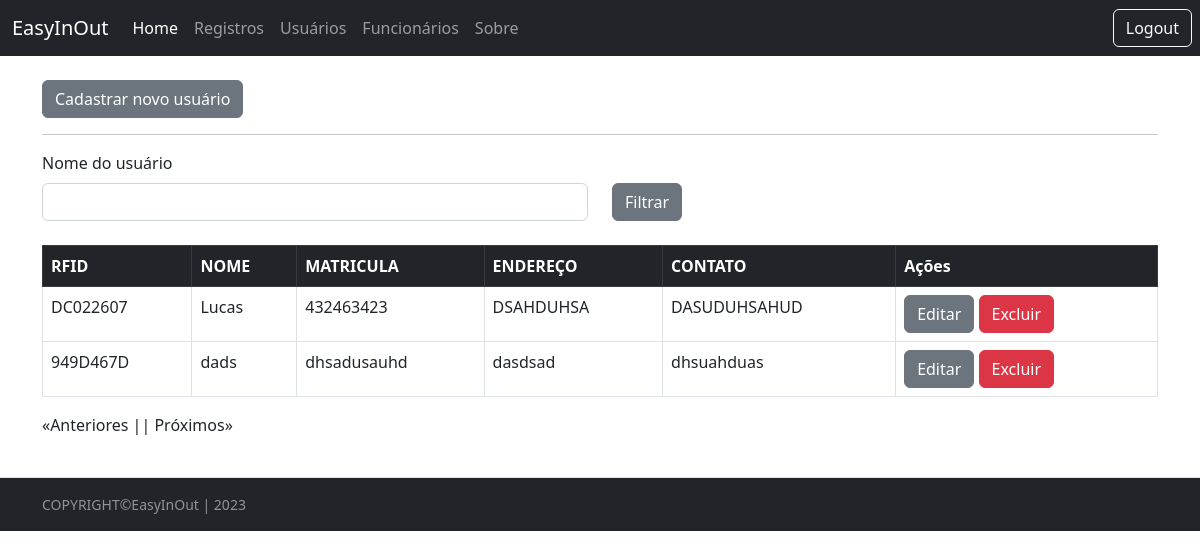
/user/list, run on an earlier commit of the app's database.
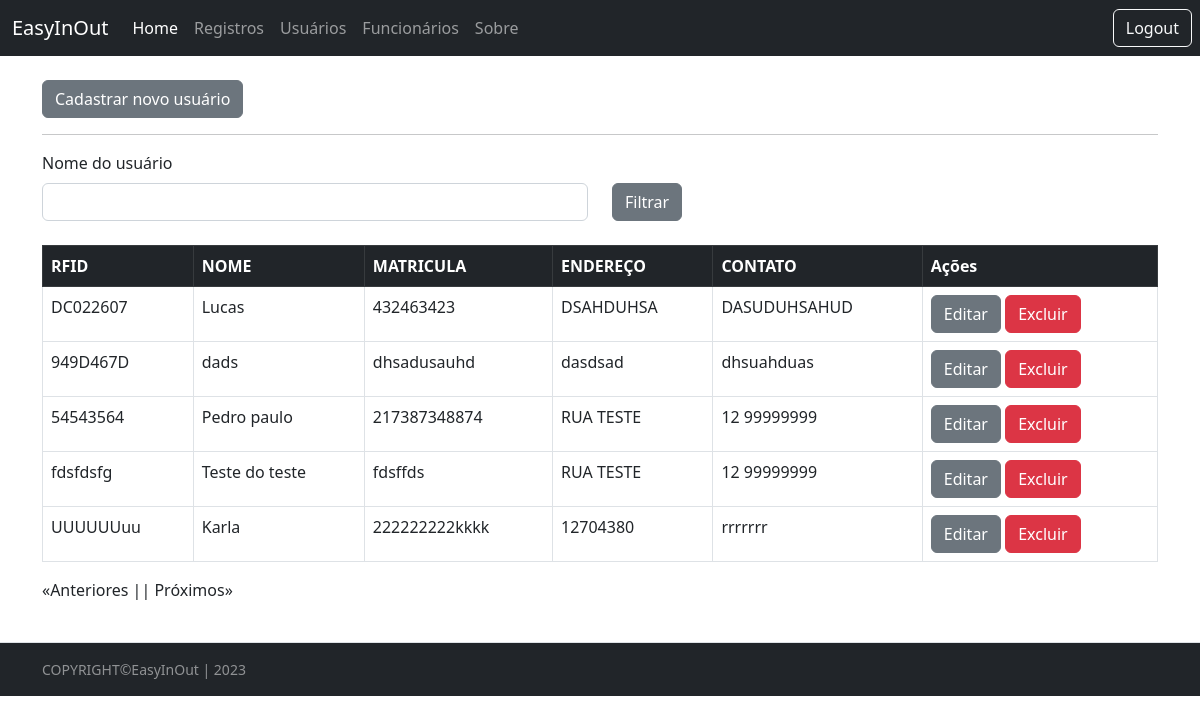
And on a later commit of the database.
### Src/Model/BancoDados.py (models this page shows, shortened)
class UserBd(db.Model):
  id = db.Column(db.Integer, primary_key=True, autoincrement=True)
  mat = db.Column(db.Integer, unique=True)
  rfid = db.Column(db.String(8), unique=True)
  nome = db.Column(db.String(150))
  endereco = db.Column(db.String(150))
  contato = db.Column(db.String(150))

### Src/View/User.py (the view)
@User.route('/list', defaults={'page':1}, methods=['GET','POST'])
@User.route('/list/<int:page>', methods=['GET','POST'])
def listUser(page):
  _userFilter=request.form.get('nomeUsuario')
  return render_template('listaUsuario.html', listData=UsersController.List(page, _userFilter))

### Src/Controller/Users.py (called while the page is built)
  def List(page, _userFilter, per_page=15):
    if _userFilter == None:
      query = UserBd.query.paginate(page=page, per_page=per_page)
      queryCount = UserBd.query.count()
    else:
      print(_userFilter)
      query = UserBd.query.filter(UserBd.nome.like('%'+_userFilter+'%')).paginate(page=page, per_page=per_page)
      queryCount = UserBd.query.count()
    return {
      "regUser": query,
      "count": queryCount,
      "page": page,
      "per_page": per_page
    }

### Templates/listaUsuario.html (shortened to what this page needs)
{% extends 'base.html' %}
{% block conteudo %}
<br>
<a href="{{url_for('router.user.createUser')}}" class="btn btn-secondary btn-xs">Cadastrar novo usuário</a>
<hr>
<div class="row">
    <label class="form-label" for="form3Example4">Nome do usuário</label>
    <fieldset class="form-group col-md-6">
        <form action="{{url_for('router.user.listUser')}}" method="POST">
            <input type="text" class="form-control" name="nomeUsuario">
    </fieldset>
    <fieldset class="form-group col-md-4">
        <button type="submit" name="filtrarUsuario" value="1" class="btn btn-secondary">Filtrar</button>
    </fieldset>
</div>
<br>
<table class="table table-bordered table-hover">
  <thead class="table-dark">
    <tr>
      <th scope="col">RFID</th>
      <th scope="col">NOME</th>
      <th scope="col">MATRICULA</th>
      <th scope="col">ENDEREÇO</th>
      <th scope="col">CONTATO</th>
      <th scope="col">Ações</th>
    </tr>
</thead>
<tbody>
    {% for registro in listData['regUser'].items %}
    <tr>
        <td>{{registro.rfid}}</td>
        <td>{{registro.nome}}</td>
        <td>{{registro.mat}}</td>
        <td>{{registro.endereco}}</td>
        <td>{{registro.contato}}</td>
        <td>
            <a href="{{registro.id}}/updateUser" class="btn btn-secondary btn-xs">Editar</a>
            <a href="{{registro.id}}/removeUser" onclick="return confirm('Deseja realmente excluir esse registro ?')"
                class="btn btn-danger btn-xs">Excluir</a>
        </td>
    </tr>
    {% endfor %}
</tbody>
</table>
<div style="display: flex;">
    {% if listData['regUser'].has_prev %}
      <a href="{{ listData['regUser'].prev_num }}"> «Anteriores |</a>
    {% else %}
      <p> «Anteriores |</p>
    {% endif %}
    {% if listData['regUser'].has_next %}
      {% if listData['page'] == 1 %}
        <a href="list/{{ listData['regUser'].next_num}}">| Próximos»</a>
      {% else %}
        <a href="{{ listData['regUser'].next_num}}">| Próximos»</a>
      {% endif %}
    {% else %}
        <p>| Próximos»</p>
    {% endif %}
</div>
{% endblock conteudo %}

### Templates/base.html (shortened to what this page needs)
<!DOCTYPE html>
<html lang="pt">
<head>
    <link rel="stylesheet" href="https://cdn.jsdelivr.net/npm/bootstrap@5.2.3/dist/css/bootstrap.min.css"
>
</head>
<body>
    <nav class="navbar navbar-expand-lg navbar-dark bg-dark">
        <div class="container-fluid">
            <a class="navbar-brand" href="{{url_for('router.home.home')}}">EasyInOut</a>
            <div class="collapse navbar-collapse" id="navbarSupportedContent">
                <ul class="navbar-nav me-auto mb-2 mb-lg-0">
                    <li class="nav-item">
                        <a class="nav-link active" aria-current="page" href="{{url_for('router.home.home')}}">Home</a>
                    </li>
                    <li class="nav-item">
                        <a class="nav-link" href="{{url_for('router.traffic.list')}}">Registros</a>
                    </li>
                    <li class="nav-item">
                        <a class="nav-link" href="{{url_for('router.user.listUser')}}">Usuários</a>
                    </li>
                    <li class="nav-item">
                        <a class="nav-link" href="{{url_for('router.func.listFunc')}}">Funcionários</a>
                    </li>
                    <li class="nav-item">
                        <a class="nav-link" href="{{url_for('router.about.sobre')}}">Sobre</a>
                    </li>
                </ul>
            </div>
        </div>
            <div class="text-end">
                <a type="button" class="btn btn-outline-light me-2" href="#">Logout</a>
            </div>
    </nav>
    <div class="container">
        {% block conteudo %}
        {% endblock conteudo %}
    </div>
</body>
<footer class="d-flex flex-wrap align-items-center py-3 my-4 border-top text-bg-dark">
    <div class="container">
                <div class="text-white-50 small align-items-center">
                    <div>COPYRIGHT&copy;EasyInOut | 2023</div>
                </div>
            </div>
  </footer>
</html>

What changed in the data, as far as the page shows it:
added UserBd: rfid "54543564", nome "Pedro paulo", mat "217387348874", endereco "RUA TESTE", contato "12 99999999"
added UserBd: rfid "fdsfdsfg", nome "Teste do teste", mat "fdsffds", endereco "RUA TESTE", contato "12 99999999"
added UserBd: rfid "UUUUUUuu", nome "Karla", mat "222222222kkkk", endereco "12704380", contato "rrrrrrr"
